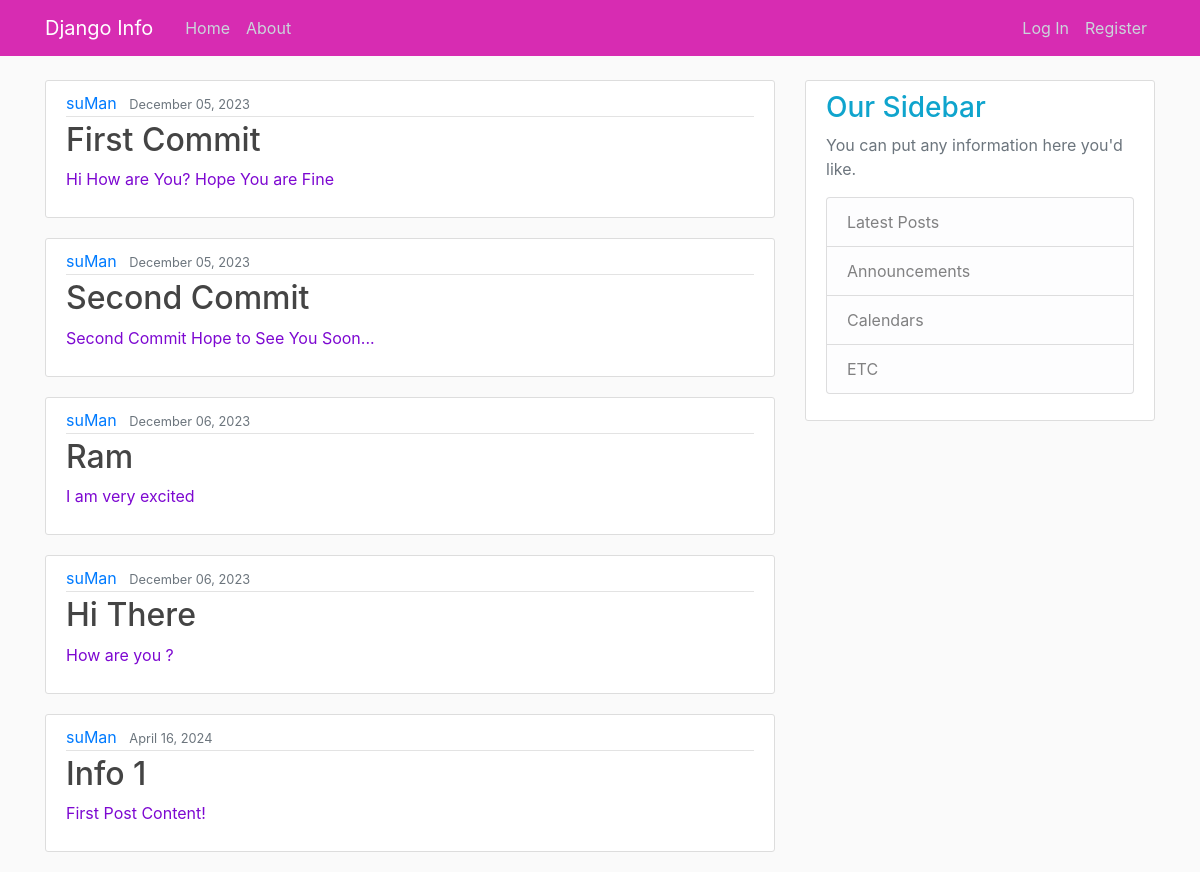
The page / on the database its author committed.
### info/models.py (models this page shows, shortened)
class Post(models.Model):
    title = models.CharField(max_length=100)
    content = models.TextField()
    date_posted = models.DateTimeField(default= timezone.now)
    author = models.ForeignKey(User, on_delete= models.CASCADE)

### info/views.py (the view)
# urls.py: 2. Add a URL to urlpatterns:  path('', views.home, name='home')
def home(request):
    context = {
        'posts': Post.objects.all()
    }
    return render(request,'info/home.html', context)

### info/templates/info/home.html
{% extends "info/base.html" %}
{% block content %}
    {% for post in posts%}
    <article class="media content-section">
        <div class="media-body">
          <div class="article-metadata">
            <a class="mr-2" href="#">{{ post.author }}</a>
            <small class="text-muted">{{ post.date_posted|date:"F d, Y"}}</small>
          </div>
          <h2><a class="article-title" href="#">{{ post.title }}</a></h2>
          <p class="article-content">{{ post.content }}</p>
        </div>
      </article>
  {% endfor %}
{% endblock content %}

### info/templates/info/base.html (shortened to what this page needs)
{% load static %}
<!DOCTYPE html>
<html>
<head>
    <link rel="stylesheet" href="https://maxcdn.bootstrapcdn.com/bootstrap/4.0.0/css/bootstrap.min.css">
    <link rel="stylesheet" type="text/css" href="{% static 'info/main.css' %}">
</head>
<body>
  <header class="site-header">
    <nav class="navbar navbar-expand-md navbar-dark bg-steel fixed-top">
      <div class="container">
        <a class="navbar-brand mr-4" href="{% url 'info-home' %}">Django Info</a>
        <div class="collapse navbar-collapse" id="navbarToggle">
          <div class="navbar-nav mr-auto">
            <a class="nav-item nav-link" href="{% url 'info-home' %}">Home</a>
            <a class="nav-item nav-link" href="{% url 'info-about' %}">About</a>
          </div>
          <div class="navbar-nav">
            {% if user.is_authenticated %}
               <a class="nav-item nav-link" href="{% url 'profile' %}">Profile</a>
               <a class="nav-item nav-link" href="{% url 'logout' %}"> Log out</a>
            {%else%}
              <a class="nav-item nav-link" href="{% url 'login'%}">Log In</a>
              <a class="nav-item nav-link" href="{% url 'register'%}"> Register </a>
            {%endif%}
          </div>
        </div>
      </div>
    </nav>
  </header>
  <main role="main" class="container">
    <div class="row">
      <div class="col-md-8">
        {% block content %}{% endblock %}
      </div>
      <div class="col-md-4">
        <div class="content-section">
          <h3>Our Sidebar</h3>
          <p class='text-muted'>You can put any information here you'd like.
            <ul class="list-group">
              <li class="list-group-item list-group-item-light">Latest Posts</li>
              <li class="list-group-item list-group-item-light">Announcements</li>
              <li class="list-group-item list-group-item-light">Calendars</li>
              <li class="list-group-item list-group-item-light">ETC</li>
            </ul>
          </p>
        </div>
      </div>
    </div>
  </main>
</body>
</body>
</html>

### info/static/info/main.css (style rules this page uses)
body { background: #fafafa; color: #7d08d1; margin-top: 5rem; }
h1, h2, h3, h4, h5, h6 { color: #0fa4cd; }
ul { margin: 0; }
.bg-steel { background-color: #d72cb2; }
.site-header .navbar-nav .nav-link { color: #cbd5db; }
.content-section { background: #ffffff; padding: 10px 20px; border: 1px solid #dddddd; border-radius: 3px; margin-bottom: 20px; }
.article-title { color: #444444; }
.article-content { white-space: pre-line; }
.article-metadata { padding-bottom: 1px; margin-bottom: 4px; border-bottom: 1px solid #e3e3e3 }

### rows shown on the page
Post: author "suMan", date_posted "December 05, 2023", title "First Commit", content "Hi How are You? Hope You are Fine"
Post: author "suMan", date_posted "December 05, 2023", title "Second Commit", content "Second Commit Hope to See You Soon..."
Post: author "suMan", date_posted "December 06, 2023", title "Ram", content "I am very excited"
Post: author "suMan", date_posted "December 06, 2023", title "Hi There", content "How are you ?"
Post: author "suMan", date_posted "April 16, 2024", title "Info 1", content "First Post Content!"
